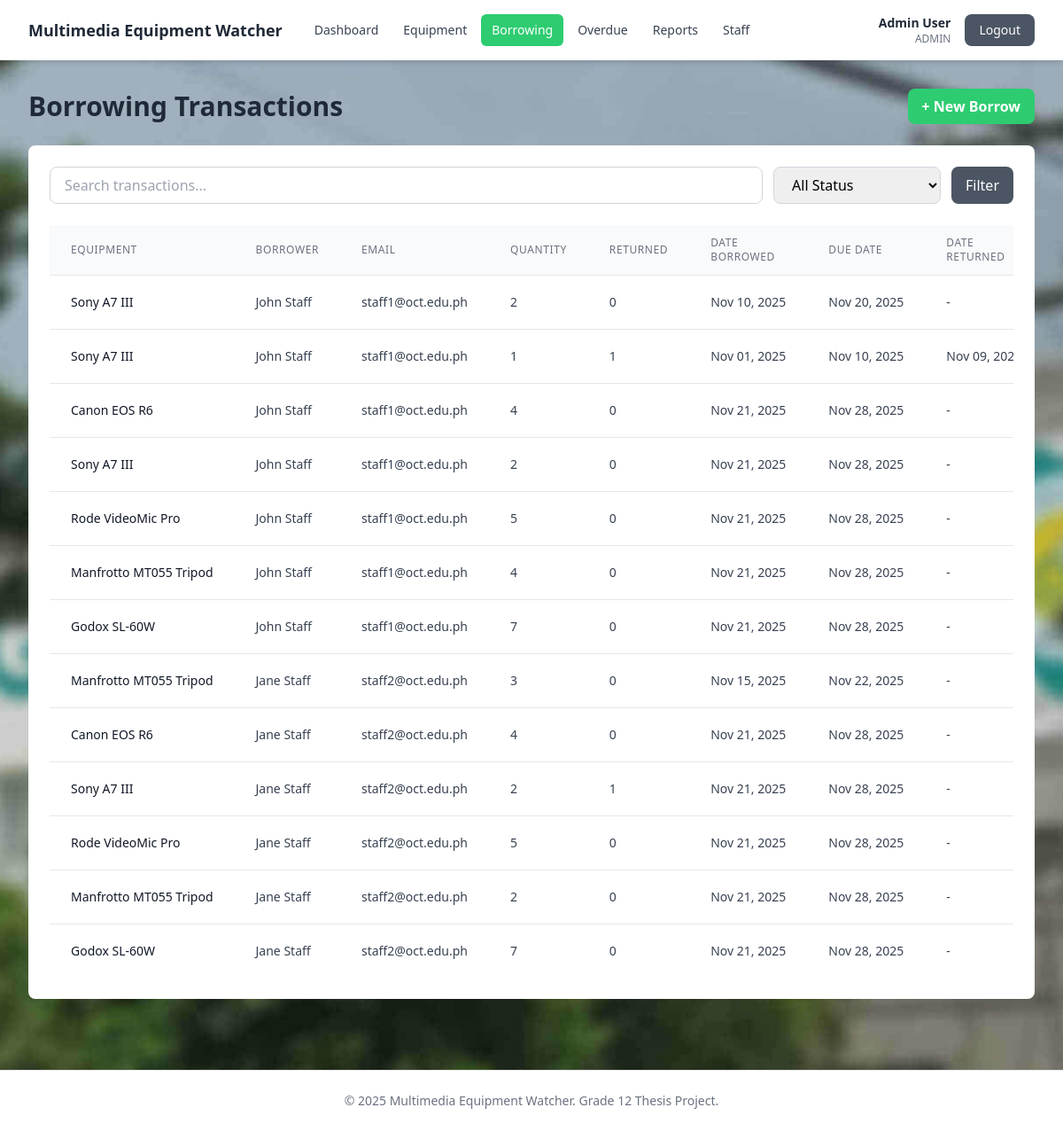
The app's page /borrowing/list.php (signed in) with its own data.
### tables this page shows
CREATE TABLE borrowing_transactions (
    id INT AUTO_INCREMENT PRIMARY KEY,
    equipment_id INT NOT NULL,
    user_id INT NOT NULL,
    quantity INT NOT NULL DEFAULT 1,
    quantity_returned INT NOT NULL DEFAULT 0,
    date_borrowed DATE NOT NULL,
    due_date DATE NOT NULL,
    date_returned DATE NULL,
    status ENUM('pending', 'borrowed', 'returned', 'partially_returned', 'lost') NOT NULL DEFAULT 'pending',
    remarks TEXT NULL,
    created_at TIMESTAMP DEFAULT CURRENT_TIMESTAMP,
    FOREIGN KEY (equipment_id) REFERENCES equipment(id) ON DELETE CASCADE,
    FOREIGN KEY (user_id) REFERENCES users(id) ON DELETE CASCADE
);

CREATE TABLE equipment (
    id INT AUTO_INCREMENT PRIMARY KEY,
    name VARCHAR(100) NOT NULL,
    description TEXT,
    category VARCHAR(50),
    total_quantity INT NOT NULL DEFAULT 1,
    available_quantity INT NOT NULL DEFAULT 1,
    status ENUM('available', 'borrowed', 'damaged', 'lost') NOT NULL DEFAULT 'available',
    created_at TIMESTAMP DEFAULT CURRENT_TIMESTAMP
);

CREATE TABLE users (
    id INT AUTO_INCREMENT PRIMARY KEY,
    name VARCHAR(100) NOT NULL,
    email VARCHAR(100) NOT NULL UNIQUE,
    password VARCHAR(255) NOT NULL,
    role ENUM('admin', 'staff') NOT NULL DEFAULT 'staff',
    is_active TINYINT(1) NOT NULL DEFAULT 0,
    created_at TIMESTAMP DEFAULT CURRENT_TIMESTAMP
);

### borrowing/list.php (the view, shortened to what this page needs)
<?php
require_once '../includes/header.php';
$pdo = getDBConnection();
$search = $_GET['search'] ?? '';
$sql = "SELECT bt.*, e.name as equipment_name, u.name as borrower_name, u.email as borrower_email
        FROM borrowing_transactions bt
        JOIN equipment e ON bt.equipment_id = e.id
        JOIN users u ON bt.user_id = u.id
        WHERE 1=1";
$params = [];
$sql .= " ORDER BY bt.created_at DESC";
$stmt = $pdo->prepare($sql);
$stmt->execute($params);
$transactions = $stmt->fetchAll();
?>
<div class="flex justify-between items-center mb-6">
    <h2 class="text-3xl font-bold text-gray-800">Borrowing Transactions</h2>
    <a href="add.php" class="px-4 py-2 bg-primary hover:bg-primary-dark text-white font-semibold rounded-lg transition">+ New Borrow</a>
</div>
<div class="bg-white rounded-lg shadow-sm p-6">
    <form method="GET" class="mb-6 flex flex-wrap gap-3">
        <input type="text" name="search" placeholder="Search transactions..."
               value="<?php echo htmlspecialchars($search); ?>"
               class="flex-1 min-w-[200px] px-4 py-2 border border-gray-300 rounded-lg focus:ring-2 focus:ring-primary focus:border-transparent">
        <select name="status" class="px-4 py-2 border border-gray-300 rounded-lg focus:ring-2 focus:ring-primary focus:border-transparent">
            <option value="">All Status</option>
        </select>
        <button type="submit" class="px-4 py-2 bg-gray-600 hover:bg-gray-700 text-white font-medium rounded-lg transition">Filter</button>
    </form>
    <?php if (count($transactions) > 0): ?>
        <div class="overflow-x-auto">
            <table class="min-w-full divide-y divide-gray-200">
                <thead class="bg-gray-50">
                    <tr>
                        <th class="px-6 py-3 text-left text-xs font-medium text-gray-500 uppercase tracking-wider">Equipment</th>
                        <th class="px-6 py-3 text-left text-xs font-medium text-gray-500 uppercase tracking-wider">Borrower</th>
                        <th class="px-6 py-3 text-left text-xs font-medium text-gray-500 uppercase tracking-wider">Email</th>
                        <th class="px-6 py-3 text-left text-xs font-medium text-gray-500 uppercase tracking-wider">Quantity</th>
                        <th class="px-6 py-3 text-left text-xs font-medium text-gray-500 uppercase tracking-wider">Returned</th>
                        <th class="px-6 py-3 text-left text-xs font-medium text-gray-500 uppercase tracking-wider">Date Borrowed</th>
                        <th class="px-6 py-3 text-left text-xs font-medium text-gray-500 uppercase tracking-wider">Due Date</th>
                        <th class="px-6 py-3 text-left text-xs font-medium text-gray-500 uppercase tracking-wider">Date Returned</th>
                    </tr>
                </thead>
                <tbody class="bg-white divide-y divide-gray-200">
                    <?php foreach ($transactions as $transaction): ?>
                        <tr class="hover:bg-gray-50">
                            <td class="px-6 py-4 whitespace-nowrap text-sm font-medium text-gray-900">
                                <?php echo htmlspecialchars($transaction['equipment_name']); ?>
                            </td>
                            <td class="px-6 py-4 whitespace-nowrap text-sm text-gray-700">
                                <?php echo htmlspecialchars($transaction['borrower_name']); ?>
                            </td>
                            <td class="px-6 py-4 whitespace-nowrap text-sm text-gray-700">
                                <?php echo htmlspecialchars($transaction['borrower_email']); ?>
                            </td>
                            <td class="px-6 py-4 whitespace-nowrap text-sm text-gray-700">
                                <?php echo $transaction['quantity']; ?>
                            </td>
                            <td class="px-6 py-4 whitespace-nowrap text-sm text-gray-700">
                                <?php echo $transaction['quantity_returned'] ?? 0; ?>
                            </td>
                            <td class="px-6 py-4 whitespace-nowrap text-sm text-gray-700">
                                <?php echo date('M d, Y', strtotime($transaction['date_borrowed'])); ?>
                            </td>
                            <td class="px-6 py-4 whitespace-nowrap text-sm text-gray-700">
                                <?php echo date('M d, Y', strtotime($transaction['due_date'])); ?>
                            </td>
                            <td class="px-6 py-4 whitespace-nowrap text-sm text-gray-700">
                                <?php echo $transaction['date_returned'] ? date('M d, Y', strtotime($transaction['date_returned'])) : '-'; ?>
                            </td>
                        </tr>
                    <?php endforeach; ?>
                </tbody>
            </table>
        </div>
    <?php endif; ?>
</div>
<?php require_once '../includes/footer.php'; ?>

### records on screen
borrowing_transactions: equipment.name "Sony A7 III", user.name "John Staff", user.email "staff1@oct.edu.ph", quantity "2", quantity_returned "0", date_borrowed "Nov 10, 2025", due_date "Nov 20, 2025"
borrowing_transactions: equipment.name "Sony A7 III", user.name "John Staff", user.email "staff1@oct.edu.ph", quantity "1", quantity_returned "1", date_borrowed "Nov 01, 2025", due_date "Nov 10, 2025", date_returned "Nov 09,…"
borrowing_transactions: equipment.name "Canon EOS R6", user.name "John Staff", user.email "staff1@oct.edu.ph", quantity "4", quantity_returned "0", date_borrowed "Nov 21, 2025", due_date "Nov 28, 2025"
borrowing_transactions: equipment.name "Sony A7 III", user.name "John Staff", user.email "staff1@oct.edu.ph", quantity "2", quantity_returned "0", date_borrowed "Nov 21, 2025", due_date "Nov 28, 2025"
borrowing_transactions: equipment.name "Rode VideoMic Pro", user.name "John Staff", user.email "staff1@oct.edu.ph", quantity "5", quantity_returned "0", date_borrowed "Nov 21, 2025", due_date "Nov 28, 2025"
borrowing_transactions: equipment.name "Manfrotto MT055 Tripod", user.name "John Staff", user.email "staff1@oct.edu.ph", quantity "4", quantity_returned "0", date_borrowed "Nov 21, 2025", due_date "Nov 28, 2025"
borrowing_transactions: equipment.name "Godox SL-60W", user.name "John Staff", user.email "staff1@oct.edu.ph", quantity "7", quantity_returned "0", date_borrowed "Nov 21, 2025", due_date "Nov 28, 2025"
borrowing_transactions: equipment.name "Manfrotto MT055 Tripod", user.name "Jane Staff", user.email "staff2@oct.edu.ph", quantity "3", quantity_returned "0", date_borrowed "Nov 15, 2025", due_date "Nov 22, 2025"
borrowing_transactions: equipment.name "Canon EOS R6", user.name "Jane Staff", user.email "staff2@oct.edu.ph", quantity "4", quantity_returned "0", date_borrowed "Nov 21, 2025", due_date "Nov 28, 2025"
borrowing_transactions: equipment.name "Sony A7 III", user.name "Jane Staff", user.email "staff2@oct.edu.ph", quantity "2", quantity_returned "1", date_borrowed "Nov 21, 2025", due_date "Nov 28, 2025"
borrowing_transactions: equipment.name "Rode VideoMic Pro", user.name "Jane Staff", user.email "staff2@oct.edu.ph", quantity "5", quantity_returned "0", date_borrowed "Nov 21, 2025", due_date "Nov 28, 2025"
borrowing_transactions: equipment.name "Manfrotto MT055 Tripod", user.name "Jane Staff", user.email "staff2@oct.edu.ph", quantity "2", quantity_returned "0", date_borrowed "Nov 21, 2025", due_date "Nov 28, 2025"
borrowing_transactions: equipment.name "Godox SL-60W", user.name "Jane Staff", user.email "staff2@oct.edu.ph", quantity "7", quantity_returned "0", date_borrowed "Nov 21, 2025", due_date "Nov 28, 2025"

### other values on screen
$currentUser['name'] "Admin User"
$currentUser['role'] "ADMIN"
